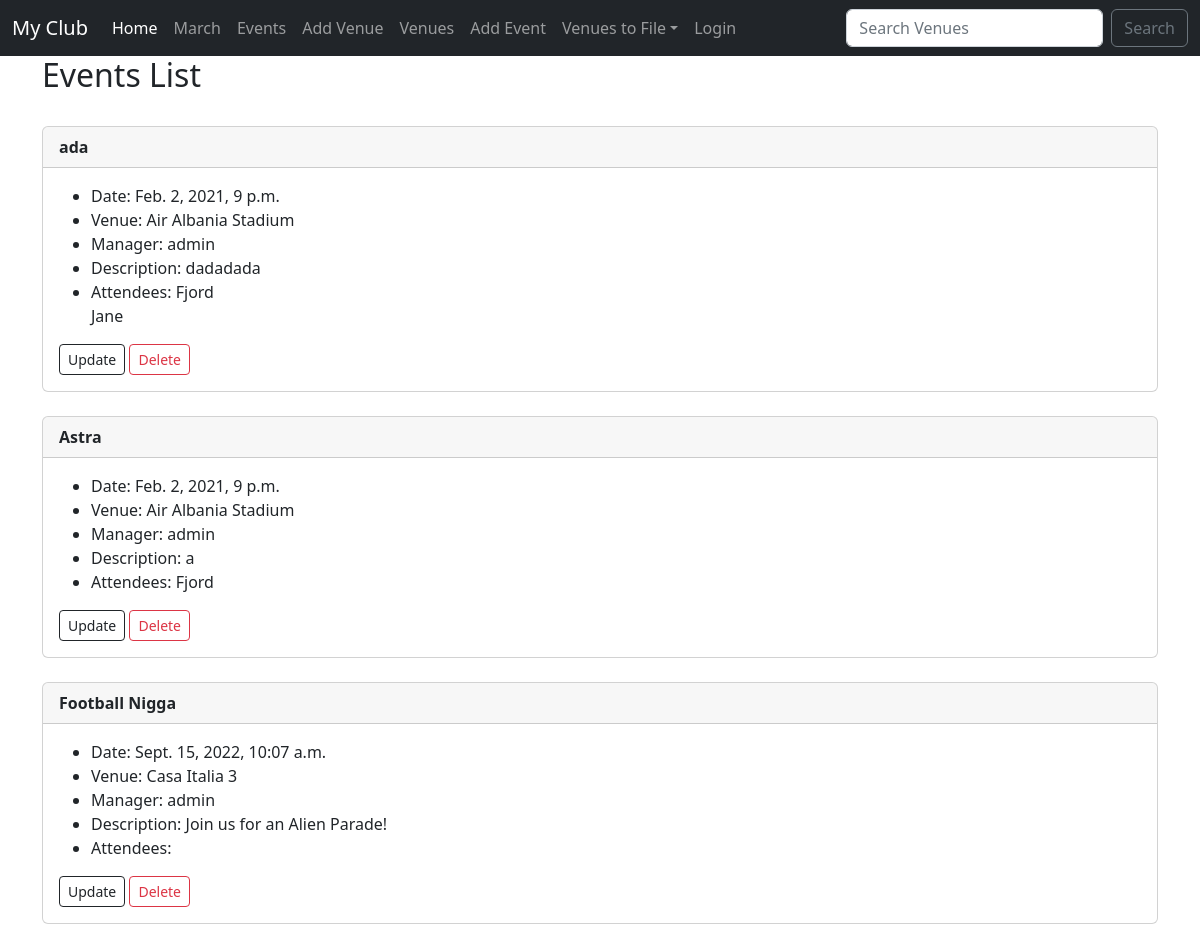
The app's page /events with its own data.
### events/models.py (models this page shows, shortened)
class Event(models.Model):
    name = models.CharField('Event Name', max_length=120)
    event_date = models.DateTimeField('Event Date')
    venue = models.ForeignKey(Venue, blank=True, null=True, on_delete=models.CASCADE)
    manager = models.ForeignKey(User, blank=True, null=True, on_delete=models.SET_NULL)
    description = models.CharField('Description', max_length=500, blank=True)
    attendees = models.ManyToManyField(MyClubUser, blank=True, null=True)
    def __str__(self):
        return self.name

class Venue(models.Model):
    name = models.CharField('Venue Name', max_length=120)
    address = models.CharField('Address', max_length=120)
    zip_code = models.CharField('Zip Code', max_length=10)
    phone = models.CharField('Contact Phone', max_length=120, blank=True)
    web = models.URLField('Website Address', blank=True)
    email_address = models.EmailField('Email Address', blank=True)
    def __str__(self):
        return self.name

class MyClubUser(models.Model):
    first_name = models.CharField('First Name', max_length=120)
    last_name = models.CharField('Last Name', max_length=120)
    email = models.EmailField('Email Address')

### events/views.py (the view)
# urls.py: path('events', views.all_events, name="list-events"),
def all_events(request):
    event_list = Event.objects.all().order_by('event_date',)
    return render(request, 'events/event_list.html', {
        'event_list' : event_list
    })

### events/templates/events/event_list.html
{% extends 'events/base.html' %}
{% block content %}
<h2>Events List</h2>
    <br/>
    {% for event in event_list %}
        <div class="card">
          <div class="card-header">
            <strong>{{ event }}</strong>
          </div>
          <div class="card-body">
            <ul>
            <li>Date: {{ event.event_date }}</li>
                    <li>Venue: {{ event.venue }}</li>
                    <li>Manager: {{ event.manager }}</li>
                    <li>Description: {{ event.description }}</li>
                    <li>Attendees: {% for user in event.attendees.all %}
                        {{ user.first_name }} <br/>
                        {% endfor %}
                    </li>
            </ul>
              <a href="{% url 'update-event' event.id %}"><button type="button" class="btn btn-outline-dark btn-sm">Update</button></a>
              <a href="{% url 'delete-event' event.id %}"><button type="button" class="btn btn-outline-danger btn-sm">Delete</button></a>
          </div>
        </div>
        <br/>
    {% endfor %}
    <br/><br/><br/>
{% endblock %}

### events/templates/events/base.html (shortened to what this page needs)
<!doctype html>
<html lang="en">
  <head>
    <link href="https://cdn.jsdelivr.net/npm/bootstrap@5.2.0/dist/css/bootstrap.min.css" rel="stylesheet">
  </head>
  <body>
  {% include 'events/navbar.html' %}
  <div class="container">
    {% block content %}
    {% endblock %}
    </div>
  <br/>
  </body>
</html>

### events/templates/events/navbar.html (shortened to what this page needs)
<nav class="navbar navbar-expand-sm navbar-dark bg-dark" aria-label="Third navbar example">
    <div class="container-fluid">
      <a class="navbar-brand" href="{% url 'home' %}">My Club</a>
      <div class="collapse navbar-collapse" id="navbarsExample03">
        <ul class="navbar-nav me-auto mb-2 mb-sm-0">
          <li class="nav-item">
            <a class="nav-link active" aria-current="page" href="#">Home</a>
          </li>
          <li class="nav-item">
            <a class="nav-link" href="{% url 'home' year=2022 month='March' %}">March</a>
          </li>
            <li class="nav-item">
            <a class="nav-link" href="{% url 'list-events' %}">Events</a>
          </li>
            <li class="nav-item">
            <a class="nav-link" href="{% url 'add_venue' %}">Add Venue</a>
          </li>
            <li class="nav-item">
            <a class="nav-link" href="{% url 'venues' %}">Venues</a>
          </li>
            <li class="nav-item">
            <a class="nav-link" href="{% url 'add_event' %}">Add Event</a>
          </li>
          <li class="nav-item dropdown">
            <a class="nav-link dropdown-toggle" href="#" data-bs-toggle="dropdown" aria-expanded="false">Venues to File</a>
          </li>
            <li class="nav-item">
            <a class="nav-link" href="{% url 'login' %}">Login</a>
          </li>
        </ul>
        <form class="d-flex" method="post" action="{% url 'search-venues' %}">
          <input class="form-control me-2" type="search" placeholder="Search Venues" aria-label="Search" name="searched">
            <button class="btn btn-outline-secondary" type="submit">Search</button>
        </form>
      </div>
    </div>
  </nav>

### records on screen
Event: name "ada", event_date "Feb. 2, 2021, 9 p.m.", venue "Air Albania Stadium", manager "admin", description "dadadada"
MyClubUser: first_name "Fjord"
MyClubUser: first_name "Jane"
Event: name "Astra", event_date "Feb. 2, 2021, 9 p.m.", venue "Air Albania Stadium", manager "admin", description "a"
Event: name "Football Nigga", event_date "Sept. 15, 2022, 10:07 a.m.", venue "Casa Italia 3", manager "admin", description "Join us for an Alien Parade!"
